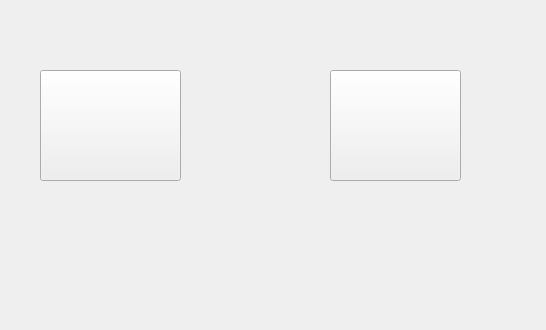
<?xml version="1.0" encoding="UTF-8"?>
<ui version="4.0">
 <class>Form</class>
 <widget class="QWidget" name="Form">
  <property name="geometry">
   <rect>
    <x>0</x>
    <y>0</y>
    <width>546</width>
    <height>330</height>
   </rect>
  </property>
  <property name="windowTitle">
   <string>Form</string>
  </property>
  <widget class="QPushButton" name="Stitching">
   <property name="geometry">
    <rect>
     <x>40</x>
     <y>70</y>
     <width>141</width>
     <height>111</height>
    </rect>
   </property>
   <property name="text">
    <string/>
   </property>
   <property name="icon">
    <iconset>
     <normaloff>../../Video_stitching.jpeg</normaloff>../../Video_stitching.jpeg</iconset>
   </property>
   <property name="iconSize">
    <size>
     <width>110</width>
     <height>110</height>
    </size>
   </property>
  </widget>
  <widget class="QPushButton" name="pushButton_2">
   <property name="geometry">
    <rect>
     <x>330</x>
     <y>70</y>
     <width>131</width>
     <height>111</height>
    </rect>
   </property>
   <property name="text">
    <string/>
   </property>
   <property name="icon">
    <iconset>
     <normaloff>../../Stereo.png</normaloff>../../Stereo.png</iconset>
   </property>
   <property name="iconSize">
    <size>
     <width>110</width>
     <height>110</height>
    </size>
   </property>
  </widget>
 </widget>
 <resources/>
 <connections/>
</ui>
